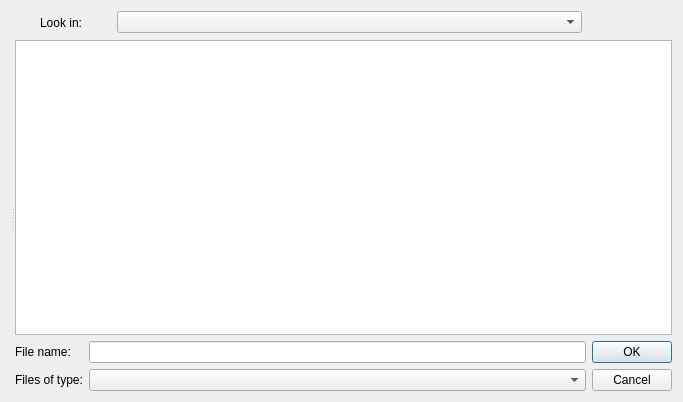
<?xml version="1.0" encoding="UTF-8"?>
<ui version="4.0">
 <class>FileDialog</class>
 <widget class="QDialog" name="FileDialog">
  <property name="geometry">
   <rect>
    <x>0</x>
    <y>0</y>
    <width>683</width>
    <height>402</height>
   </rect>
  </property>
  <property name="windowTitle">
   <string>Dialog</string>
  </property>
  <layout class="QGridLayout" name="gridLayout">
   <item row="0" column="0">
    <layout class="QHBoxLayout">
     <property name="spacing">
      <number>6</number>
     </property>
     <property name="margin">
      <number>0</number>
     </property>
     <item>
      <widget class="QLabel" name="label_3">
       <property name="sizePolicy">
        <sizepolicy hsizetype="Fixed" vsizetype="Preferred">
         <horstretch>0</horstretch>
         <verstretch>0</verstretch>
        </sizepolicy>
       </property>
       <property name="minimumSize">
        <size>
         <width>100</width>
         <height>0</height>
        </size>
       </property>
       <property name="maximumSize">
        <size>
         <width>100</width>
         <height>16777215</height>
        </size>
       </property>
       <property name="text">
        <string>Look in:</string>
       </property>
       <property name="alignment">
        <set>Qt::AlignCenter</set>
       </property>
      </widget>
     </item>
     <item>
      <widget class="QComboBox" name="Parents">
       <property name="sizePolicy">
        <sizepolicy hsizetype="Expanding" vsizetype="Fixed">
         <horstretch>0</horstretch>
         <verstretch>0</verstretch>
        </sizepolicy>
       </property>
      </widget>
     </item>
     <item>
      <widget class="QToolButton" name="NavigateBack">
       <property name="toolTip">
        <string>Navigate Back</string>
       </property>
       <property name="text">
        <string/>
       </property>
       <property name="autoRaise">
        <bool>true</bool>
       </property>
      </widget>
     </item>
     <item>
      <widget class="QToolButton" name="NavigateForward">
       <property name="toolTip">
        <string>Navigate Forward</string>
       </property>
       <property name="text">
        <string/>
       </property>
       <property name="autoRaise">
        <bool>true</bool>
       </property>
      </widget>
     </item>
     <item>
      <widget class="QToolButton" name="NavigateUp">
       <property name="toolTip">
        <string>Navigate Up</string>
       </property>
       <property name="text">
        <string/>
       </property>
       <property name="autoRaise">
        <bool>true</bool>
       </property>
      </widget>
     </item>
    </layout>
   </item>
   <item row="1" column="0">
    <widget class="QSplitter" name="mainSplitter">
     <property name="orientation">
      <enum>Qt::Horizontal</enum>
     </property>
     <widget class="QSplitter" name="splitter">
      <property name="sizePolicy">
       <sizepolicy hsizetype="Preferred" vsizetype="Expanding">
        <horstretch>0</horstretch>
        <verstretch>0</verstretch>
       </sizepolicy>
      </property>
      <property name="orientation">
       <enum>Qt::Vertical</enum>
      </property>
     </widget>
     <widget class="QWidget" name="layoutWidget">
      <layout class="QVBoxLayout" name="verticalLayout">
       <item>
        <widget class="QTreeView" name="Files">
         <property name="sizePolicy">
          <sizepolicy hsizetype="Expanding" vsizetype="Expanding">
           <horstretch>2</horstretch>
           <verstretch>0</verstretch>
          </sizepolicy>
         </property>
        </widget>
       </item>
       <item>
        <layout class="QGridLayout">
         <property name="margin">
          <number>0</number>
         </property>
         <property name="spacing">
          <number>6</number>
         </property>
         <item row="0" column="0">
          <widget class="QLabel" name="label_2">
           <property name="text">
            <string>File name:</string>
           </property>
          </widget>
         </item>
         <item row="0" column="1">
          <widget class="QLineEdit" name="FileName"/>
         </item>
         <item row="0" column="2">
          <widget class="QPushButton" name="OK">
           <property name="text">
            <string>OK</string>
           </property>
          </widget>
         </item>
         <item row="1" column="0">
          <widget class="QLabel" name="label">
           <property name="text">
            <string>Files of type:</string>
           </property>
          </widget>
         </item>
         <item row="1" column="1">
          <widget class="FileComboBox" name="FileType">
           <property name="sizeAdjustPolicy">
            <enum>QComboBox::AdjustToMinimumContentsLength</enum>
           </property>
          </widget>
         </item>
         <item row="1" column="2">
          <widget class="QPushButton" name="Cancel">
           <property name="text">
            <string>Cancel</string>
           </property>
          </widget>
         </item>
        </layout>
       </item>
      </layout>
     </widget>
    </widget>
   </item>
  </layout>
 </widget>
 <customwidgets>
  <customwidget>
   <class>FileComboBox</class>
   <extends>QComboBox</extends>
   <header>filedialog.h</header>
  </customwidget>
 </customwidgets>
 <tabstops>
  <tabstop>FileName</tabstop>
  <tabstop>FileType</tabstop>
  <tabstop>OK</tabstop>
  <tabstop>Cancel</tabstop>
  <tabstop>Parents</tabstop>
  <tabstop>NavigateBack</tabstop>
  <tabstop>NavigateForward</tabstop>
  <tabstop>NavigateUp</tabstop>
  <tabstop>Files</tabstop>
 </tabstops>
 <resources/>
 <connections>
  <connection>
   <sender>OK</sender>
   <signal>clicked()</signal>
   <receiver>FileDialog</receiver>
   <slot>accept()</slot>
   <hints>
    <hint type="sourcelabel">
     <x>487</x>
     <y>371</y>
    </hint>
    <hint type="destinationlabel">
     <x>60</x>
     <y>368</y>
    </hint>
   </hints>
  </connection>
  <connection>
   <sender>Cancel</sender>
   <signal>clicked()</signal>
   <receiver>FileDialog</receiver>
   <slot>reject()</slot>
   <hints>
    <hint type="sourcelabel">
     <x>487</x>
     <y>404</y>
    </hint>
    <hint type="destinationlabel">
     <x>84</x>
     <y>388</y>
    </hint>
   </hints>
  </connection>
 </connections>
</ui>
